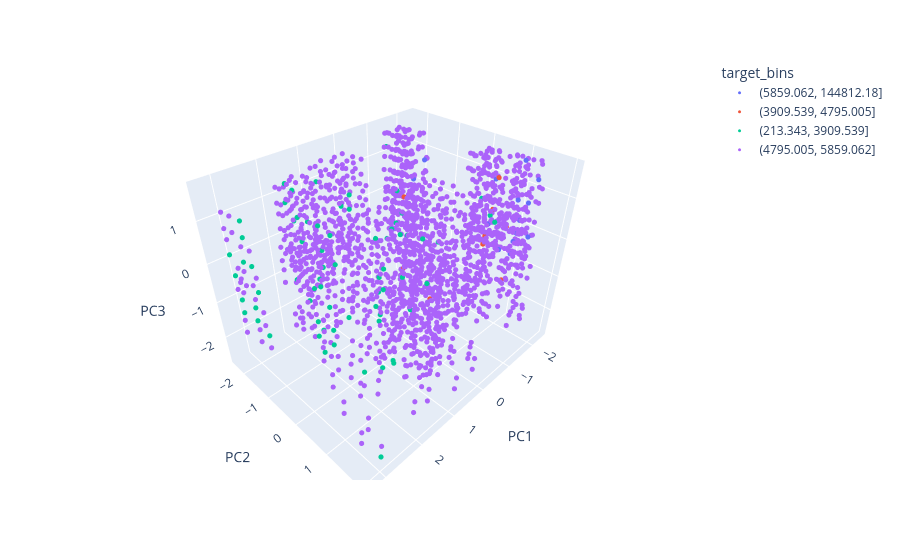

Notebook source saved alongside this figure:
### Code cell
import plotly.express as px

fig = px.scatter_3d(df_visual, x='PC1', y='PC2', z='PC3', color='target_bins')
fig.update_traces(marker=dict(size=3)) # hacemos los puntos más pequeños para que se vean mejor
fig.show()

### Figure 1 — Plotly figure (JSON) as saved in the notebook; plotly's stock layout.template omitted (floating-point values rounded to 4 significant figures; data arrays with more than 128 entries replaced by an {"elided": "..."} marker saying what was removed)
{"data": [{"hovertemplate": "target_bins=(5859.062, 144812.18]<br>PC1=%{x}<br>PC2=%{y}<br>PC3=%{z}<extra></extra>", "legendgroup": "(5859.062, 144812.18]", "marker": {"color": "#636efa", "size": 3, "symbol": "circle"}, "mode": "markers", "name": "(5859.062, 144812.18]", "scene": "scene", "showlegend": true, "type": "scatter3d", "x": {"elided": "7637 float values"}, "y": {"elided": "7637 float values"}, "z": {"elided": "7637 float values"}}, {"hovertemplate": "target_bins=(3909.539, 4795.005]<br>PC1=%{x}<br>PC2=%{y}<br>PC3=%{z}<extra></extra>", "legendgroup": "(3909.539, 4795.005]", "marker": {"color": "#EF553B", "size": 3, "symbol": "circle"}, "mode": "markers", "name": "(3909.539, 4795.005]", "scene": "scene", "showlegend": true, "type": "scatter3d", "x": {"elided": "7636 float values"}, "y": {"elided": "7636 float values"}, "z": {"elided": "7636 float values"}}, {"hovertemplate": "target_bins=(213.343, 3909.539]<br>PC1=%{x}<br>PC2=%{y}<br>PC3=%{z}<extra></extra>", "legendgroup": "(213.343, 3909.539]", "marker": {"color": "#00cc96", "size": 3, "symbol": "circle"}, "mode": "markers", "name": "(213.343, 3909.539]", "scene": "scene", "showlegend": true, "type": "scatter3d", "x": {"elided": "7637 float values"}, "y": {"elided": "7637 float values"}, "z": {"elided": "7637 float values"}}, {"hovertemplate": "target_bins=(4795.005, 5859.062]<br>PC1=%{x}<br>PC2=%{y}<br>PC3=%{z}<extra></extra>", "legendgroup": "(4795.005, 5859.062]", "marker": {"color": "#ab63fa", "size": 3, "symbol": "circle"}, "mode": "markers", "name": "(4795.005, 5859.062]", "scene": "scene", "showlegend": true, "type": "scatter3d", "x": {"elided": "7636 float values"}, "y": {"elided": "7636 float values"}, "z": {"elided": "7636 float values"}}], "layout": {"legend": {"title": {"text": "target_bins"}, "tracegroupgap": 0}, "margin": {"t": 60}, "scene": {"domain": {"x": [0, 1], "y": [0, 1]}, "xaxis": {"title": {"text": "PC1"}}, "yaxis": {"title": {"text": "PC2"}}, "zaxis": {"title": {"text": "PC3"}}}}}
